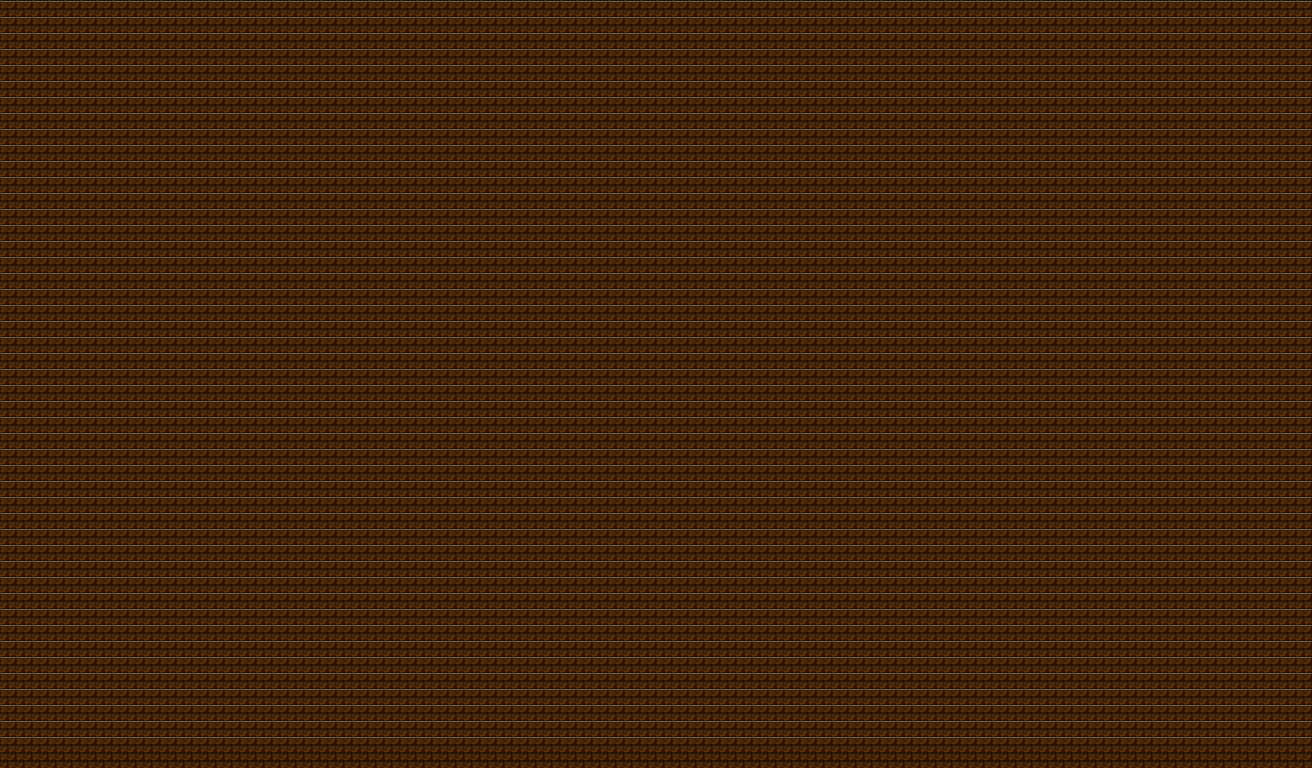

Rendered tile map (Tiled .tmx) drawn with the repository's tilesets; below, a short description and the map source with its tile grids summarised:
An orthogonal 82x48 tile map with 16x16 px tiles, 1 tile layer (Tile Layer 1) and 211 objects (199x collidable, 5x gemLocations, 2x locationP, 2x locationD, 2x locationS, ...).

<map version="1.10" tiledversion="1.10.0" orientation="orthogonal" renderorder="right-down" width="82" height="48" tilewidth="16" tileheight="16" infinite="0" nextlayerid="3" nextobjectid="452">
 <tileset firstgid="1" source="../tsx/maze.tsx" />
 <layer id="1" name="Tile Layer 1" width="82" height="48">
  <data>[3936 cells, 3936 non-empty, 1 distinct tile ids]</data>
 </layer>
 <objectgroup id="2" name="objects">
  <object id="13" name="objects" type="collidable" gid="1" x="31.7103" y="36.151" width="27" height="15" />
  <object id="19" name="objects" type="collidable" gid="1" x="148.333" y="36" width="27" height="15" />
  <object id="20" name="objects" type="collidable" gid="1" x="177.667" y="37.3333" width="27" height="15" />
  <object id="21" name="objects" type="collidable" gid="1" x="208.333" y="36" width="27" height="15" />
  <object id="23" name="objects" type="collidable" gid="1" x="237.667" y="36" width="27" height="15" />
  <object id="24" name="objects" type="collidable" gid="1" x="269.667" y="34.6667" width="27" height="15" />
  <object id="25" name="objects" type="collidable" gid="1" x="300.333" y="36" width="27" height="15" />
  <object id="26" name="objects" type="collidable" gid="1" x="331" y="36" width="27" height="15" />
  <object id="27" name="objects" type="collidable" gid="1" x="361.667" y="36" width="27" height="15" />
  <object id="28" name="objects" type="collidable" gid="1" x="391" y="36" width="27" height="15" />
  <object id="29" name="objects" type="collidable" gid="1" x="421.667" y="34.6667" width="27" height="15" />
  <object id="31" name="objects" type="collidable" gid="1" x="452.333" y="33.3333" width="27" height="15" />
  <object id="32" name="objects" type="collidable" gid="1" x="483" y="33.3333" width="27" height="15" />
  <object id="33" name="objects" type="collidable" gid="1" x="515" y="33.3333" width="27" height="15" />
  <object id="35" name="objects" type="collidable" gid="1" x="544.333" y="32" width="27" height="15" />
  <object id="36" name="objects" type="collidable" gid="1" x="575" y="32" width="27" height="15" />
  <object id="37" name="objects" type="collidable" gid="1" x="605.667" y="30.6667" width="27" height="15" />
  <object id="38" name="objects" type="collidable" gid="1" x="637.667" y="30.6667" width="27" height="15" />
  <object id="39" name="objects" type="collidable" gid="1" x="668.333" y="30.6667" width="27" height="15" />
  <object id="40" name="objects" type="collidable" gid="1" x="700.333" y="33.3333" width="27" height="15" />
  <object id="41" name="objects" type="collidable" gid="1" x="731" y="32" width="27" height="15" />
  <object id="42" name="objects" type="collidable" gid="1" x="763" y="33.3333" width="27" height="15" />
  <object id="43" name="objects" type="collidable" gid="1" x="793.667" y="32" width="27" height="15" />
  <object id="44" name="objects" type="collidable" gid="1" x="824.333" y="29.3333" width="27" height="15" />
  <object id="45" name="objects" type="collidable" gid="1" x="853.667" y="32" width="27" height="15" />
  <object id="46" name="objects" type="collidable" gid="1" x="877.667" y="32" width="27" height="15" />
  <object id="47" name="objects" type="collidable" gid="1" x="909.667" y="32" width="27" height="15" />
  <object id="48" name="objects" type="collidable" gid="1" x="937.667" y="32" width="27" height="15" />
  <object id="49" name="objects" type="collidable" gid="7" x="33" y="67.3333" width="15" height="27" />
  <object id="52" name="objects" type="collidable" gid="7" x="33" y="98" width="15" height="27" />
  <object id="53" name="objects" type="collidable" gid="7" x="33" y="131.333" width="15" height="27" />
  <object id="54" name="objects" type="collidable" gid="7" x="34.3333" y="164.667" width="15" height="27" />
  <object id="56" name="objects" type="collidable" gid="7" x="34.3333" y="195.333" width="15" height="27" />
  <object id="57" name="objects" type="collidable" gid="7" x="35.6667" y="224.667" width="15" height="27" />
  <object id="58" name="objects" type="collidable" gid="7" x="35.6667" y="255.333" width="15" height="27" />
  <object id="59" name="objects" type="collidable" gid="7" x="35.6667" y="286" width="15" height="27" />
  <object id="60" name="objects" type="collidable" gid="7" x="35.6667" y="319.333" width="15" height="27" />
  <object id="61" name="objects" type="collidable" gid="7" x="37" y="354" width="15" height="27" />
  <object id="64" name="objects" type="collidable" gid="7" x="35.6667" y="386" width="15" height="27" />
  <object id="65" name="objects" type="collidable" gid="7" x="35.6667" y="418" width="15" height="27" />
  <object id="66" name="objects" type="collidable" gid="7" x="34.3333" y="451.333" width="15" height="27" />
  <object id="67" name="objects" type="collidable" gid="7" x="34.3333" y="483.333" width="15" height="27" />
  <object id="69" name="objects" type="collidable" gid="7" x="37" y="514" width="15" height="27" />
  <object id="70" name="objects" type="collidable" gid="7" x="37" y="544.667" width="15" height="27" />
  <object id="71" name="objects" type="collidable" gid="7" x="37" y="576.667" width="15" height="27" />
  <object id="72" name="objects" type="collidable" gid="7" x="37" y="607.333" width="15" height="27" />
  <object id="73" name="objects" type="collidable" gid="7" x="37" y="639.333" width="15" height="27" />
  <object id="74" name="objects" type="collidable" gid="7" x="37" y="671.333" width="15" height="27" />
  <object id="75" name="objects" type="collidable" gid="7" x="35.6667" y="704.667" width="15" height="27" />
  <object id="76" name="objects" type="collidable" gid="7" x="35.6667" y="738" width="15" height="27" />
  <object id="77" name="objects" type="collidable" gid="7" x="1250" y="57.8333" width="15" height="27" />
  <object id="78" name="objects" type="collidable" gid="7" x="1250" y="88.5" width="15" height="27" />
  <object id="79" name="objects" type="collidable" gid="7" x="1250" y="121.833" width="15" height="27" />
  <object id="80" name="objects" type="collidable" gid="7" x="1250" y="155.167" width="15" height="27" />
  <object id="81" name="objects" type="collidable" gid="7" x="1250" y="185.833" width="15" height="27" />
  <object id="82" name="objects" type="collidable" gid="7" x="1250" y="215.167" width="15" height="27" />
  <object id="83" name="objects" type="collidable" gid="7" x="1250" y="245.833" width="15" height="27" />
  <object id="84" name="objects" type="collidable" gid="7" x="1250" y="276.5" width="15" height="27" />
  <object id="85" name="objects" type="collidable" gid="7" x="1250" y="309.833" width="15" height="27" />
  <object id="86" name="objects" type="collidable" gid="7" x="1250" y="344.5" width="15" height="27" />
  <object id="87" name="objects" type="collidable" gid="7" x="1250" y="376.5" width="15" height="27" />
  <object id="88" name="objects" type="collidable" gid="7" x="1250" y="408.5" width="15" height="27" />
  <object id="89" name="objects" type="collidable" gid="7" x="1250" y="441.833" width="15" height="27" />
  <object id="90" name="objects" type="collidable" gid="7" x="1250" y="473.833" width="15" height="27" />
  <object id="91" name="objects" type="collidable" gid="7" x="1250" y="504.5" width="15" height="27" />
  <object id="92" name="objects" type="collidable" gid="7" x="1250" y="535.167" width="15" height="27" />
  <object id="93" name="objects" type="collidable" gid="7" x="1250" y="567.167" width="15" height="27" />
  </objectgroup>
</map>
<!-- 144 of 211 objects omitted -->